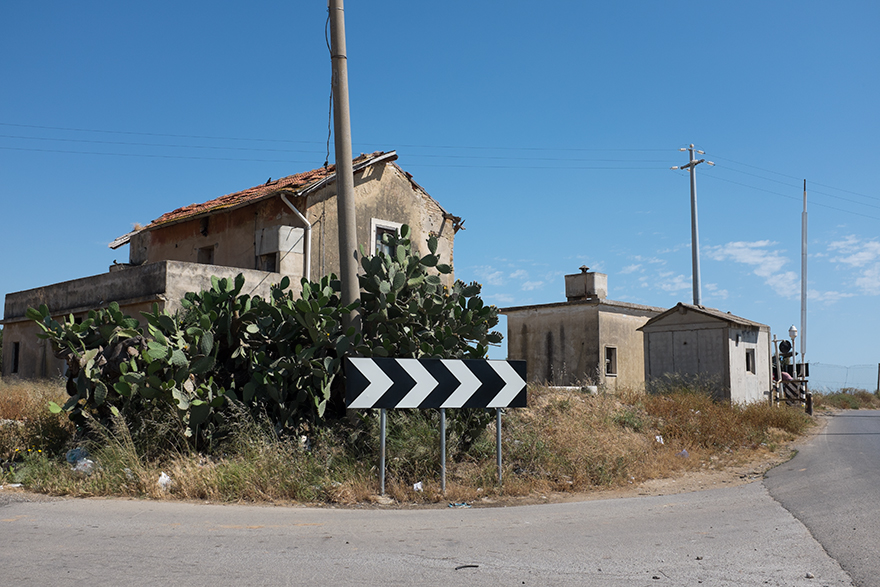
%> input picture Matlab code/DSP/Lab2_image_compression/building.jpg, 880 x 587 px
$ octave --eval "dop;"   (GNU Octave 9; MATLAB toolbox functions it lacks are replaced by stand-ins)
%> lines starting %> are read from the running program, lines starting %| are printed output that depends on the picture
### Matlab/Digital Signal Processing/Lab2_image_compression/read_image.m
function [I,J] = read_image()
%read the 512*512*uint8 image and set it as I.
try
fileID = fopen('filename.txt','r');
f1=(textscan(fileID,'%s'));
f2=char(f1{1,1});
fclose(fileID);
I=imread(f2);
J=I;
[m,n,o]=size(I);
if o>1
   I=rgb2gray(I);
end
if ((m~=512)||(n~=512))
    I=imresize(I,[512 512]);
end

catch
I=imread('building.jpg');
%> I is the input picture: size 587x880x3 uint8; mean R, G, B 103.9, 125.7, 142.3
J=I;
[m,n,o]=size(I);
%> m = 587; n = 880; o = 3
if o>1
   I=rgb2gray(I);
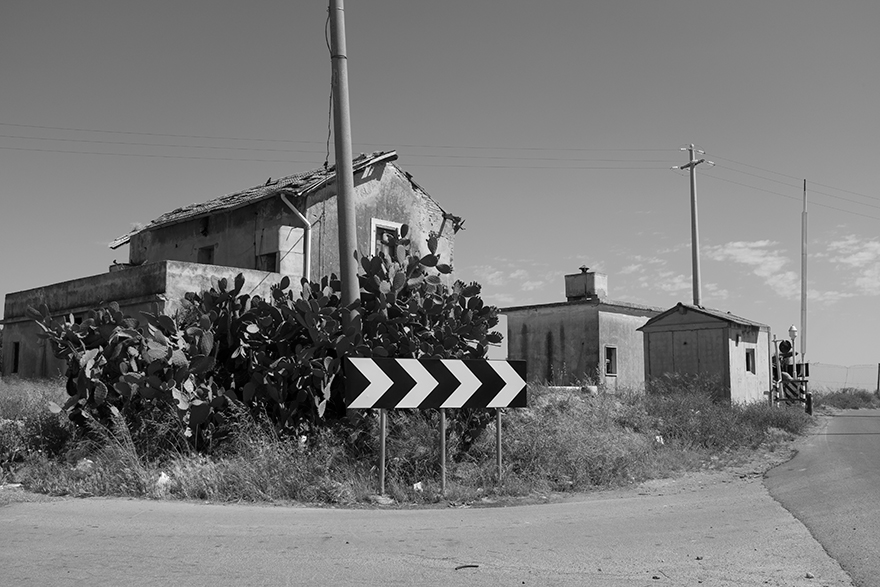
%> I: size 587x880 uint8; min 0, max 255, mean 121
end
if ((m~=512)||(n~=512))
    I=imresize(I,[512 512]);
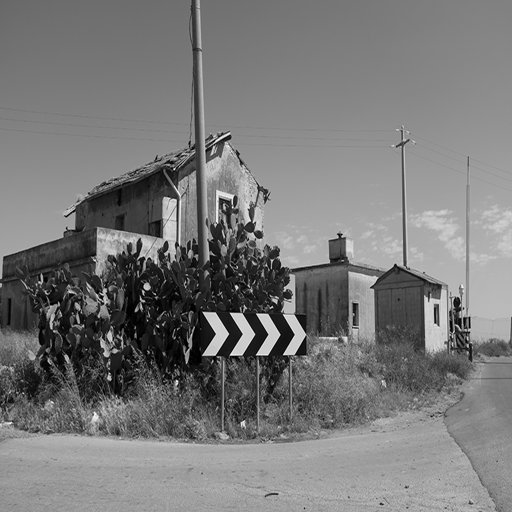
%> I: size 512x512 uint8; min 0, max 254, mean 121
end
end
end

### Matlab code/DSP/Lab2_image_compression/dop.m
function [] = dop(varargin)
% display original patternization
[k,k1]=read_image();
if nargin==1
imshow(k);
title('Original Patternization');
else
figure;
subplot(1,2,1);
image(k1);axis off;
title('Uploaded Image');
subplot(1,2,2);
imshow(k);
title('Original Patternization (512*512*8 bits grayscale image)');
suptitle('Comparison of Uploaded Image and Conversion to Original Patternization');
save('Original_Patternization.mat','k');
saveas(gcf,'Original_Patternization.jpg');
end
end
